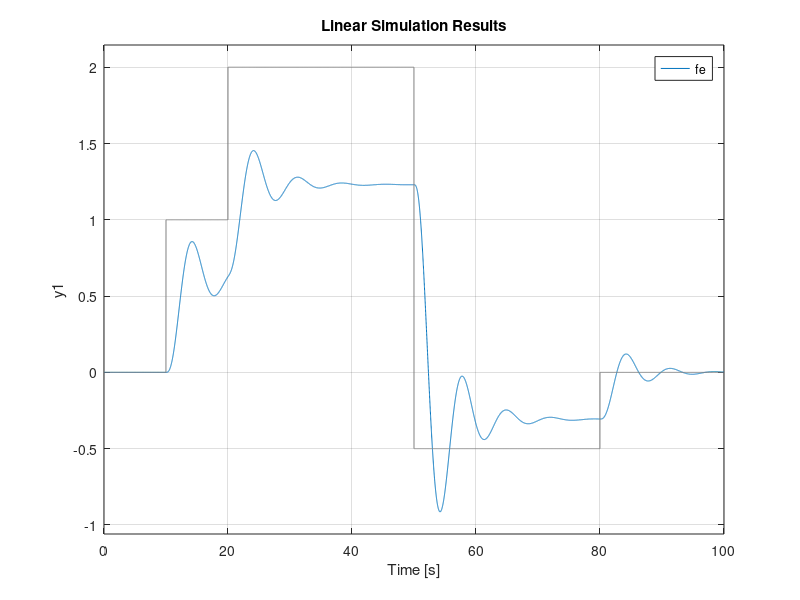

Reproduce this figure in MATLAB.
G1=tf(0.8,[1 1 0.5]);
G2=tf(1,[1 0]);
G3=tf(1,[1 1]);

feedback1=parallel(G2, tf(1,1));
serie1=series(feedback1,G3);
feedback2=feedback(serie1,1,-1);
serie2=series(G1,feedback2);
fe=feedback(serie2,1,-1)

% sacamos los datos
[zeros polos K] = zpkdata(fe, 'v')

%impulse(fe)
%hold
%step(2*fe)



t = 0:0.01:100;
signal1 = 0.*(t>=0);
signal2 = 1.*(t>=10);
signal3 = (1).*(t>=20);
signal4 = (-2.5).*(t>=50);
signal5 = (0.5).*(t>=80);
signal = signal1 + signal2 + signal3 +signal4 + signal5;

lsim(fe, signal, t)
